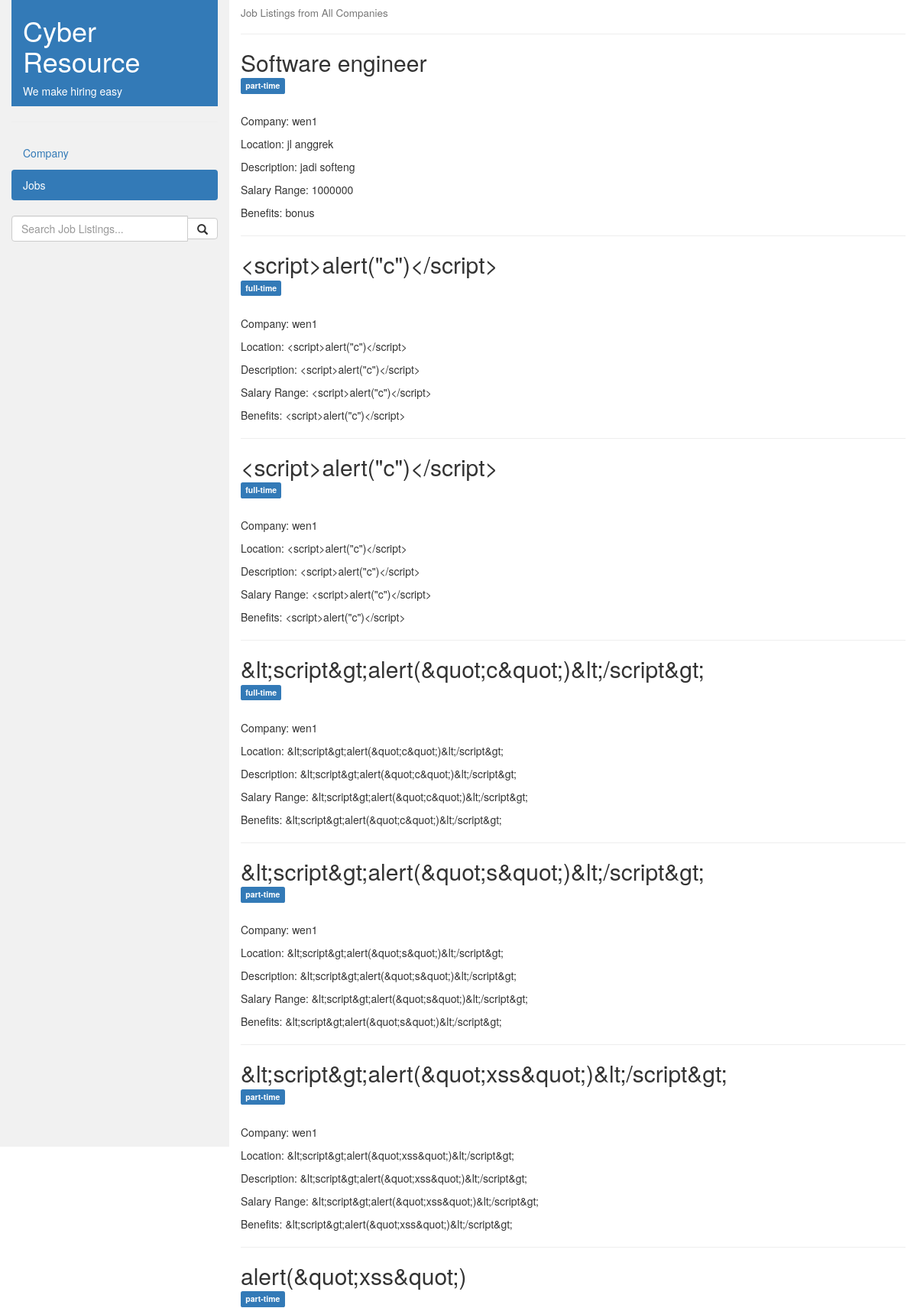
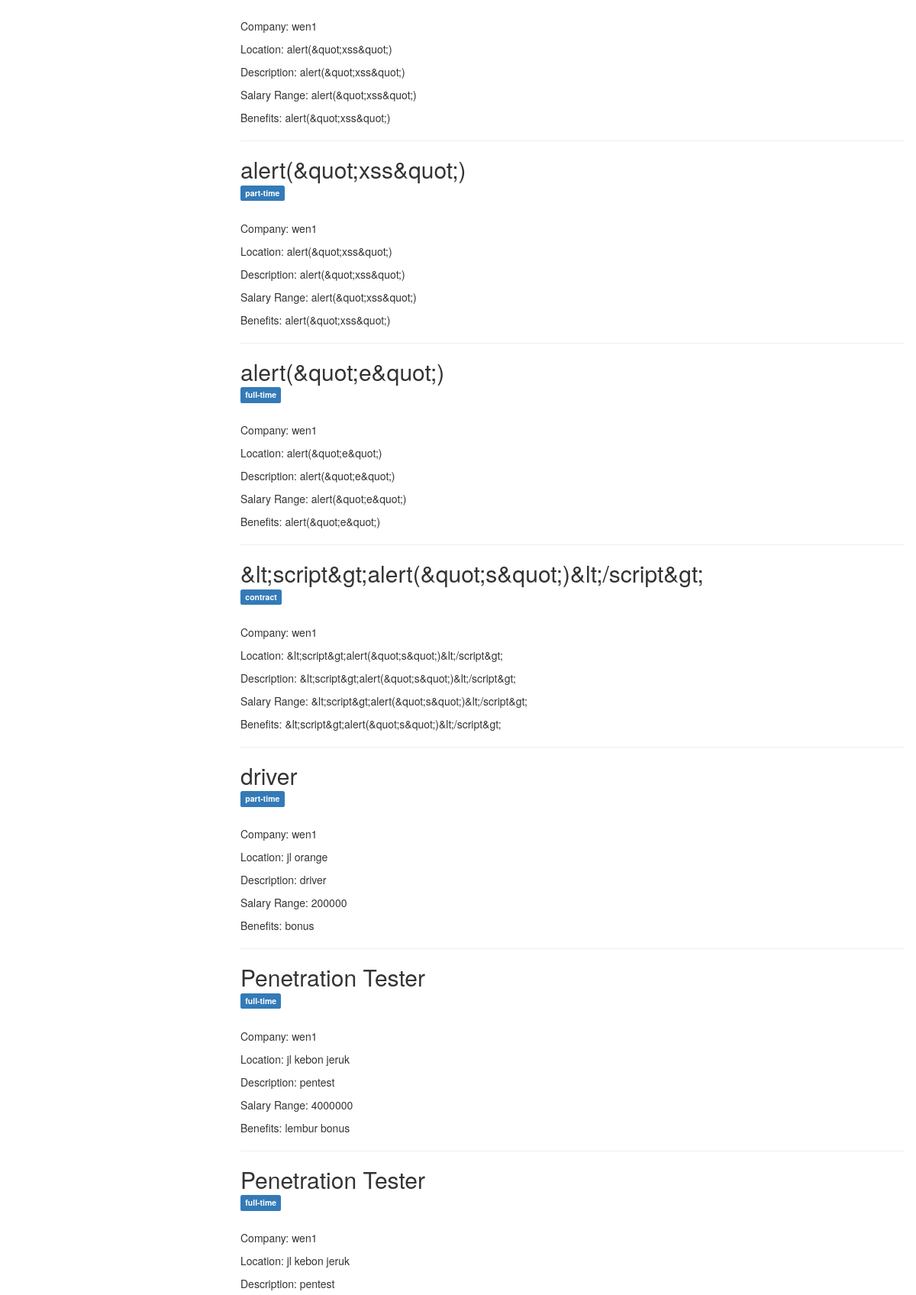
The app's page /html/UserCompanyJobs.php (signed in, upper part) with its own data (2 pictures, top to bottom).
### tables this page shows
CREATE TABLE `job_listings` (
  `id` int(11) NOT NULL,
  `username` varchar(255) NOT NULL,
  `job_title` varchar(255) NOT NULL,
  `location` varchar(255) DEFAULT NULL,
  `job_description` text NOT NULL,
  `job_type` varchar(50) DEFAULT NULL,
  `salary` varchar(100) DEFAULT NULL,
  `benefits` text DEFAULT NULL
);

### html/UserCompanyJobs.php (the view, shortened to what this page needs)
<?php
$servername = "localhost";
$db_username = "root";
$db_password = "";
$dbname = "cyber_resource";
$conn = new mysqli($servername, $db_username, $db_password, $dbname);
$sql = "SELECT username, job_title, location, job_description, job_type, salary, benefits FROM job_listings";
$result = $conn->query($sql);
?>
<html>
<html lang="en">
<head>
  <link rel="stylesheet" href="../css/UserCompanyJobs.css">
  <link rel="stylesheet" href="https://maxcdn.bootstrapcdn.com/bootstrap/3.4.1/css/bootstrap.min.css">
</head>
<body>
<div class="container-fluid">
    <div class="row content">
        <div class="col-sm-3 sidenav">
            <div class="container-fluid p-5 bg-primary text-white text-left pd">
                <h1>Cyber <span>Resource</span></h1>
                <p>We make hiring easy</p>
            </div>
            <hr>
            <ul class="nav nav-pills nav-stacked">
                <li><a href="./UserCompanySearch.php">Company</a></li>
                <li class="active"><a href="./UserCompanyJobs.php">Jobs</a></li>
            </ul><br>
            <div class="input-group">
                <input type="text" class="form-control" placeholder="Search Job Listings...">
                <span class="input-group-btn">
                    <button class="btn btn-default" type="button">
                        <span class="glyphicon glyphicon-search"></span>
                    </button>
                </span>
            </div>
        </div>
        <div class="col-sm-9">
            <h4><small>Job Listings from All Companies</small></h4>
            <hr>
            <?php
            if ($result->num_rows > 0) {
                while ($row = $result->fetch_assoc()) {
                  echo '<h2>' . htmlspecialchars($row["job_title"], ENT_QUOTES, 'UTF-8') . '</h2>';
                  echo '<h5><span class="label label-primary">' . htmlspecialchars($row["job_type"], ENT_QUOTES, 'UTF-8') . '</span></h5><br>';
                  echo '<p>Company: ' . htmlspecialchars($row["username"], ENT_QUOTES, 'UTF-8') . '</p>';
                  echo '<p>Location: ' . htmlspecialchars($row["location"], ENT_QUOTES, 'UTF-8') . '</p>';
                  echo '<p>Description: ' . htmlspecialchars($row["job_description"], ENT_QUOTES, 'UTF-8') . '</p>';
                  echo '<p>Salary Range: ' . htmlspecialchars($row["salary"], ENT_QUOTES, 'UTF-8') . '</p>';
                  echo '<p>Benefits: ' . htmlspecialchars($row["benefits"], ENT_QUOTES, 'UTF-8') . '</p>';
                  echo '<hr>';
              }
            } else {
                echo '<p>No job listings available at the moment.</p>';
            }
            ?>
        </div>
    </div>
</div>
</body>
</html>

### css/UserCompanyJobs.css (style rules this page uses)
.row.content { height: 1500px }
.sidenav { background-color: #f1f1f1; height: 100%; }

### records on screen
job_listings: job_title "Software engineer", job_type "part-time", username "wen1", location "jl anggrek", job_description "jadi softeng", salary "1000000", benefits "bonus"
job_listings: job_title "<script>alert(\"c\")</script>", job_type "full-time", username "wen1", location "<script>alert(\"c\")</script>", job_description "<script>alert(\"c\")</script>", salary "<script>alert(\"c\")</script>", benefits "<script>alert(\"c\")</script>"
job_listings: job_title "<script>alert(\"c\")</script>", job_type "full-time", username "wen1", location "<script>alert(\"c\")</script>", job_description "<script>alert(\"c\")</script>", salary "<script>alert(\"c\")</script>", benefits "<script>alert(\"c\")</script>"
job_listings: job_title "&lt;script&gt;alert(&quot;c&quot;)&lt;/script&gt;", job_type "full-time", username "wen1", location "&lt;script&gt;alert(&quot;c&quot;)&lt;/script&gt;", job_description "&lt;script&gt;alert(&quot;c&quot;)&lt;/script&gt;", salary "&lt;script&gt;alert(&quot;c&quot;)&lt;/script&gt;", benefits "&lt;script&gt;alert(&quot;c&quot;)&lt;/script&gt;"
job_listings: job_title "&lt;script&gt;alert(&quot;s&quot;)&lt;/script&gt;", job_type "part-time", username "wen1", location "&lt;script&gt;alert(&quot;s&quot;)&lt;/script&gt;", job_description "&lt;script&gt;alert(&quot;s&quot;)&lt;/script&gt;", salary "&lt;script&gt;alert(&quot;s&quot;)&lt;/script&gt;", benefits "&lt;script&gt;alert(&quot;s&quot;)&lt;/script&gt;"
job_listings: job_title "&lt;script&gt;alert(&quot;xss&quot;)&lt;/script&gt;", job_type "part-time", username "wen1", location "&lt;script&gt;alert(&quot;xss&quot;)&lt;/script&gt;", job_description "&lt;script&gt;alert(&quot;xss&quot;)&lt;/script&gt;", salary "&lt;script&gt;alert(&quot;xss&quot;)&lt;/script&gt;", benefits "&lt;script&gt;alert(&quot;xss&quot;)&lt;/script&gt;"
job_listings: job_title "alert(&quot;xss&quot;)", job_type "part-time", username "wen1", location "alert(&quot;xss&quot;)", job_description "alert(&quot;xss&quot;)", salary "alert(&quot;xss&quot;)", benefits "alert(&quot;xss&quot;)"
job_listings: job_title "alert(&quot;xss&quot;)", job_type "part-time", username "wen1", location "alert(&quot;xss&quot;)", job_description "alert(&quot;xss&quot;)", salary "alert(&quot;xss&quot;)", benefits "alert(&quot;xss&quot;)"
job_listings: job_title "alert(&quot;e&quot;)", job_type "full-time", username "wen1", location "alert(&quot;e&quot;)", job_description "alert(&quot;e&quot;)", salary "alert(&quot;e&quot;)", benefits "alert(&quot;e&quot;)"
job_listings: job_title "&lt;script&gt;alert(&quot;s&quot;)&lt;/script&gt;", job_type "contract", username "wen1", location "&lt;script&gt;alert(&quot;s&quot;)&lt;/script&gt;", job_description "&lt;script&gt;alert(&quot;s&quot;)&lt;/script&gt;", salary "&lt;script&gt;alert(&quot;s&quot;)&lt;/script&gt;", benefits "&lt;script&gt;alert(&quot;s&quot;)&lt;/script&gt;"
job_listings: job_title "driver", job_type "part-time", username "wen1", location "jl orange", job_description "driver", salary "200000", benefits "bonus"
job_listings: job_title "Penetration Tester", job_type "full-time", username "wen1", location "jl kebon jeruk", job_description "pentest", salary "4000000", benefits "lembur bonus"
job_listings: job_title "Penetration Tester", job_type "full-time", username "wen1", location "jl kebon jeruk", job_description "pentest"
